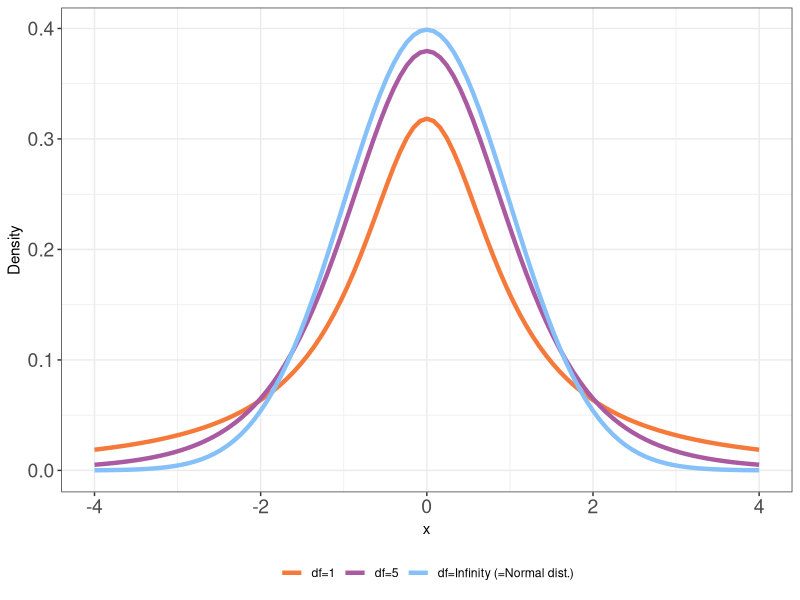
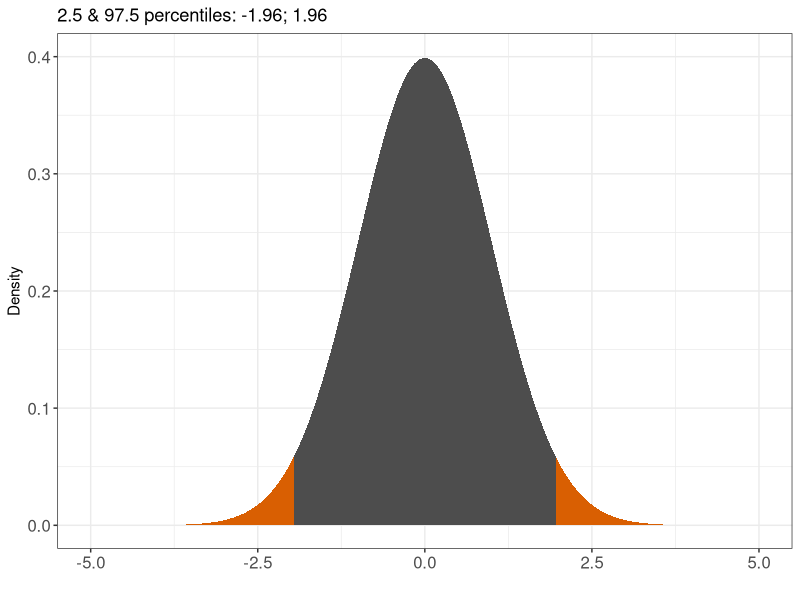
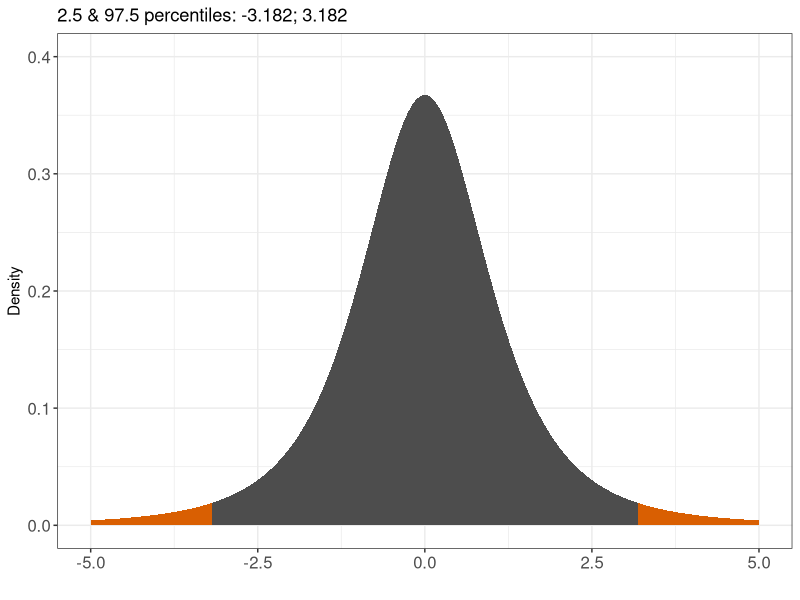
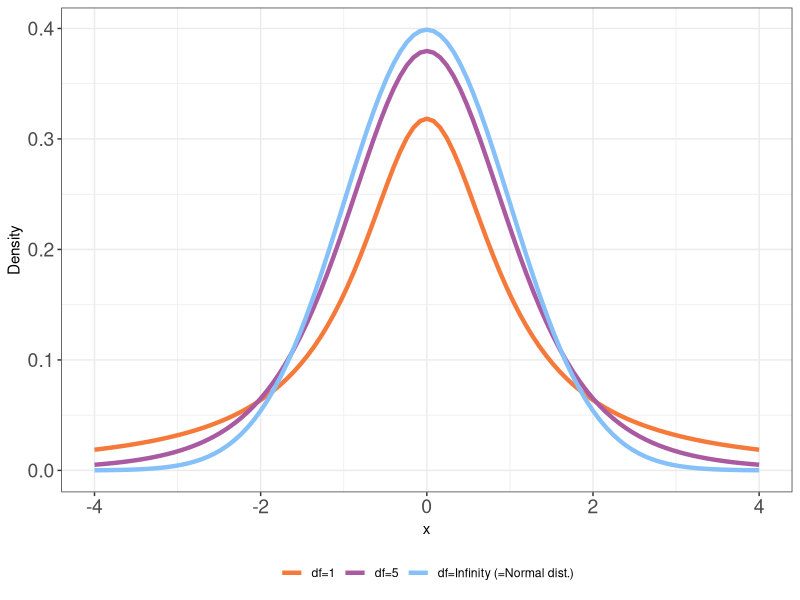
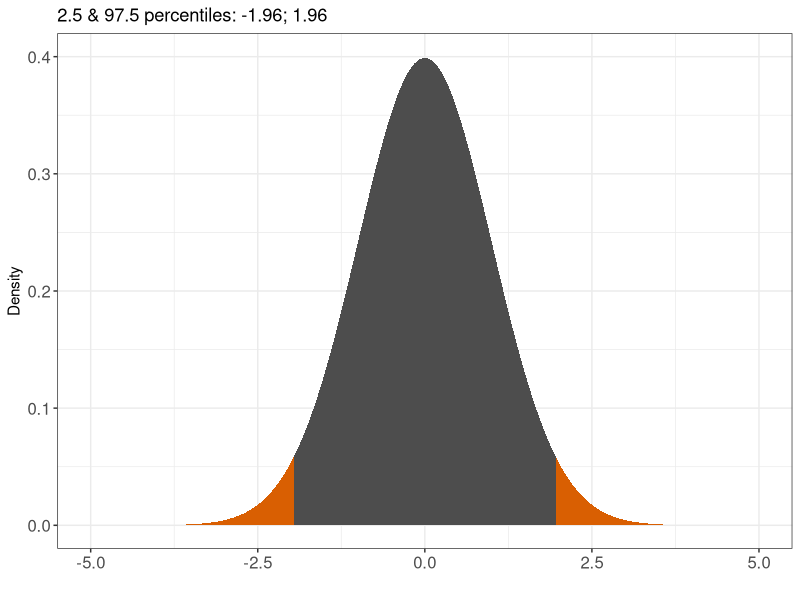
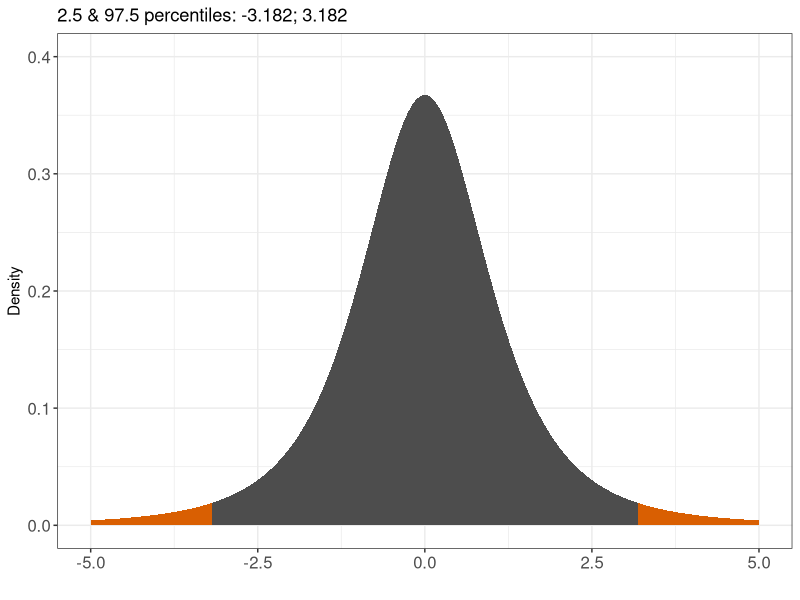

Generate these figures, in order, with R:

# Graphs & Tables, Kvantitativ forskningsmetode
###############################################

# Lecture 7: t-test & correlation

library(tidyverse)
library(viridis)

setwd("/Users/carloknotz/Documents/Work/Stavanger/Teaching/Statistics/Slides")


# Graph of t-distribution
ggplot(NULL, aes(c(-4,4))) + 
  geom_line(stat = "function", fun = dt,args = list(df=1), aes(color="df=1"), size=1.5) +
  geom_line(stat = "function", fun = dt,args = list(df=05), aes(color="df=5"), size=1.5) +
  geom_line(stat = "function", fun = dt,args = list(df=Inf), aes(color="df=Infinity (=Normal dist.)"), size=1.5) +
  labs(y = "Density", x = "x") +
  #scale_color_viridis(discrete = T, option = "plasma") +
  scale_color_manual(values = c("#F5793A",
                                "#A95AA1",
                                "#85C0F9",
                                "#33a02c")) +
  theme_bw() +
  theme(axis.text = element_text(size=14),
        legend.position = "bottom",
        legend.title = element_blank())
  ggsave("t-dist.pdf")

  
# Comparison of 95 percentiles, normal vs. t
#############################################
  
# Normal:
ggplot(NULL, aes(c(-5,5))) + 
  geom_area(stat = "function", fun = dnorm, fill = "#d95f02", xlim = c(-5, qnorm(.025))) +
  geom_area(stat = "function", fun = dnorm, fill = "grey30", xlim = c(qnorm(.025), qnorm(.975))) +
  geom_area(stat = "function", fun = dnorm, fill = "#d95f02", xlim = c(qnorm(.975), 5)) +
  scale_y_continuous(limits = c(0,.4)) +
  labs(y = "Density", x = "",
       title = paste0("2.5 & 97.5 percentiles: ",round(qnorm(0.025),digits = 3),"; ",round(qnorm(0.975),digits = 3))) +
  theme_bw() +
    theme(axis.text = element_text(size=12))
  ggsave("normal_95per.pdf")
  
ggplot(NULL, aes(c(-5,5))) + 
  geom_area(stat = "function", fun = dt, args = list(df=3), fill = "#d95f02", 
            xlim = c(-5, qt(.025, df=3))) +
  geom_area(stat = "function", fun = dt, args = list(df=3), fill = "grey30", 
            xlim = c(qt(.025, df=3), qt(.975, df=3))) +
  geom_area(stat = "function", fun = dt, args = list(df=3), fill = "#d95f02", 
            xlim = c(qt(.975, df=3), 5)) +
  scale_y_continuous(limits = c(0,.4)) +
  labs(y = "Density", x = "",
       title = paste0("2.5 & 97.5 percentiles: ",round(qt(0.025, df=3),digits = 3),"; ",round(qt(0.975, df=3),digits = 3))) +
  theme_bw() +
  theme(axis.text = element_text(size=12))
ggsave("tdist_95per.pdf")
  
  
  

